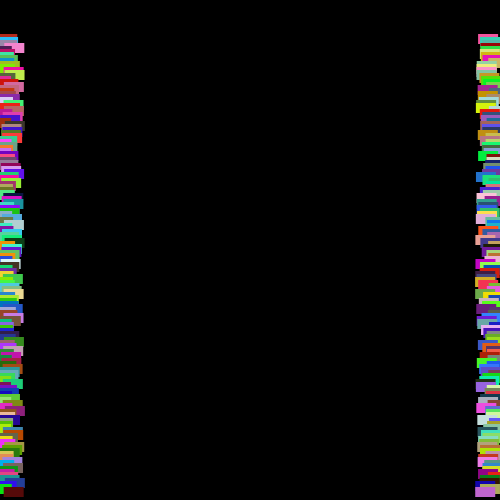
Frame 1 (no input)
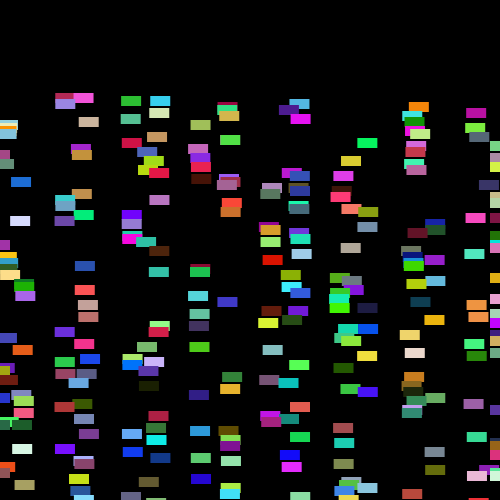
Frame 60 (the mouse pressed at the canvas centre just before this capture)
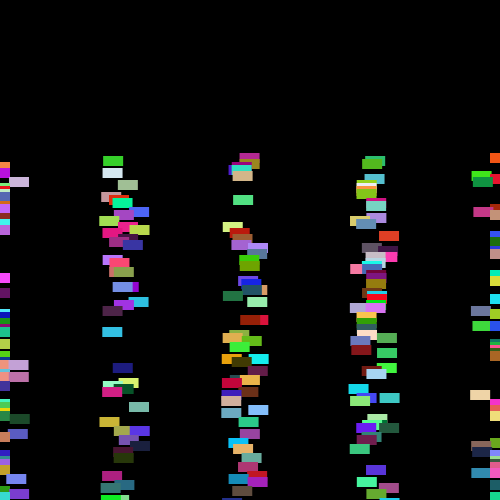
Frame 120 (the mouse held since frame 60 and released just before this capture)

The Processing sketch that drew these frames (run headless with seeded random() and noise(); from frame 60 on, the mouse is pressed at the canvas centre):

// Processing sketch: processing_118191
// ── processing_118191.pde

// solution to creating objects in a loop:  http://processing.org/discourse/beta/num_1243792004.html
// edited to add randomness to colors, speeds, and cars travelling in two directions
 
// total number of cars
int numCar = 165;                 
Car[] cars = new Car[numCar];
Car[] cars2 = new Car[numCar];
 
void setup() {
 size(500,500);
 
// set random colors, speeds
// all cars start at x0 and are 3px apart in y
 for(int i = 0; i <cars.length; i++){
   cars[i] = new Car(color((random(0,255)),(random(0,255)),(random(0,255))),0,i*3,(random(1,15)));
   cars2[i] = new Car(color((random(0,255)),(random(0,255)),(random(0,255))),width,i*3,(random(1,15)));
 }
}
 
void draw() {
 background(0);
// i = 1 so that the first car doesn't fall off the top of the window
 for(int i = 13; i <cars.length; i++){
   cars[i].move();
   cars[i].display();
   cars2[i].move2();
   cars2[i].display();  
   
 }
}
 
class Car {
 color c;
 float xpos;
 float ypos;
 float xspeed;
 
 Car(color tempC, float tempXpos, float tempYpos, float tempXspeed) {
   c = tempC;
   xpos = tempXpos;
   ypos = tempYpos;
   xspeed = tempXspeed;
 }
 
 void display() {
   stroke(0,0,0,0);
   fill(c++);
   rectMode(CENTER);
   rect(xpos--,ypos++,20,10);
 }
 
 void move() {
   xpos = xpos-- + xspeed++;
   if (xpos > width) {
     xpos = 0;
   }
 }
 void move2() {
   xpos = xpos-- - xspeed++;
   if (xpos < 0) {
     xpos = width;
   }
 }
}
